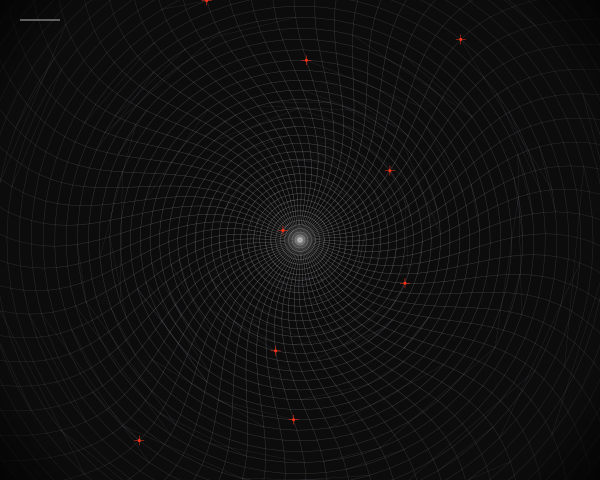

Recreate this plot in Python.
import cairo
import math
import random

# Setup
width, height = 600, 480
surface = cairo.ImageSurface(cairo.FORMAT_ARGB32, width, height)
ctx = cairo.Context(surface)

# Background: Deep Charcoal
ctx.set_source_rgb(0.05, 0.05, 0.05)
ctx.paint()

# Configuration
CENTER_X, CENTER_Y = width / 2, height / 2
RINGS = 45
SLICES = 72
MAX_RADIUS = math.sqrt(CENTER_X**2 + CENTER_Y**2)
ACCENT_COLOR = (1.0, 0.2, 0.1) # Swiss Red

def get_polar_coord(r_idx, theta_idx, r_total, theta_total):
    """Calculates a distorted polar coordinate mapped to Cartesian space."""
    # Logarithmic radial distribution for 'implied gravity' towards center
    norm_r = r_idx / r_total
    r = MAX_RADIUS * (math.pow(norm_r, 1.6)) 
    
    # Angular distortion: slices bunch up or spread based on radial distance
    angle_offset = math.sin(norm_r * math.pi * 2) * 0.2
    theta = (theta_idx / theta_total) * 2 * math.pi + angle_offset
    
    # Cartesian transformation
    x = CENTER_X + r * math.cos(theta)
    y = CENTER_Y + r * math.sin(theta)
    return x, y

# Draw the underlying systematic grid
ctx.set_line_width(0.4)
for r in range(1, RINGS):
    # Determine visual weight based on hierarchy
    alpha = 0.1 + (0.4 * (1.0 - r/RINGS))
    ctx.set_source_rgba(0.9, 0.9, 0.9, alpha)
    
    for t in range(SLICES):
        p1 = get_polar_coord(r, t, RINGS, SLICES)
        p2 = get_polar_coord(r, (t + 1) % SLICES, RINGS, SLICES)
        p3 = get_polar_coord(r + 1, t, RINGS, SLICES)
        
        # Draw Circumferential lines
        ctx.move_to(*p1)
        ctx.line_to(*p2)
        ctx.stroke()
        
        # Draw Radial lines (logical threads)
        if r < RINGS - 1:
            ctx.move_to(*p1)
            ctx.line_to(*p3)
            ctx.stroke()

# Secondary Layer: Structural Connectors and Chromatic Events
# This layer emphasizes connectivity rules and focal points
random.seed(42) # Deterministic randomness for systematic feel
for _ in range(180):
    r_rand = random.randint(5, RINGS - 5)
    t_rand = random.randint(0, SLICES - 1)
    
    p_start = get_polar_coord(r_rand, t_rand, RINGS, SLICES)
    
    # Logic: Connect nodes that share a 'harmonic' relationship
    step = random.choice([3, 5, 8]) # Fibonacci-inspired steps
    p_end = get_polar_coord(r_rand, (t_rand + step) % SLICES, RINGS, SLICES)
    
    # Draw logic thread
    ctx.set_source_rgba(0.8, 0.8, 1.0, 0.3)
    ctx.set_line_width(0.2)
    ctx.move_to(*p_start)
    ctx.line_to(*p_end)
    ctx.stroke()
    
    # Chromatic Event: Occurs at specific logical intersections
    if r_rand % 7 == 0 and t_rand % 4 == 0:
        ctx.set_source_rgb(*ACCENT_COLOR)
        ctx.arc(p_start[0], p_start[1], 1.5, 0, 2 * math.pi)
        ctx.fill()
        
        # Visual anchor: Crosshair motif
        ctx.set_line_width(0.5)
        ctx.move_to(p_start[0] - 5, p_start[1])
        ctx.line_to(p_start[0] + 5, p_start[1])
        ctx.move_to(p_start[0], p_start[1] - 5)
        ctx.line_to(p_start[0], p_start[1] + 5)
        ctx.stroke()

# Tertiary Layer: Density Accumulation (Texture)
# Recursive arcs to create "perceived weight" in high-activity hubs
for i in range(10):
    hub_r = random.randint(10, 30)
    hub_t = random.randint(0, SLICES)
    cx, cy = get_polar_coord(hub_r, hub_t, RINGS, SLICES)
    
    for layer in range(5):
        radius = layer * 3
        ctx.set_source_rgba(1, 1, 1, 0.05)
        ctx.set_line_width(0.3)
        ctx.arc(cx, cy, radius, 0, math.pi * 2)
        ctx.stroke()

# Final Polish: Edge Mask/Vignette to focus on the systematic core
lg = cairo.RadialGradient(CENTER_X, CENTER_Y, 50, CENTER_X, CENTER_Y, MAX_RADIUS)
lg.add_color_stop_rgba(0, 1, 1, 1, 0)
lg.add_color_stop_rgba(0.8, 0, 0, 0, 0)
lg.add_color_stop_rgba(1, 0, 0, 0, 0.7)
ctx.set_source(lg)
ctx.rectangle(0, 0, width, height)
ctx.fill()

# Top Layer: Minimalist Data Markers
ctx.set_source_rgb(0.7, 0.7, 0.7)
ctx.set_line_width(1.0)
margin = 20
ctx.move_to(margin, margin)
ctx.line_to(margin + 40, margin)
ctx.stroke()
# (The layout uses negative space and precise line work to evoke a technical drafting)
